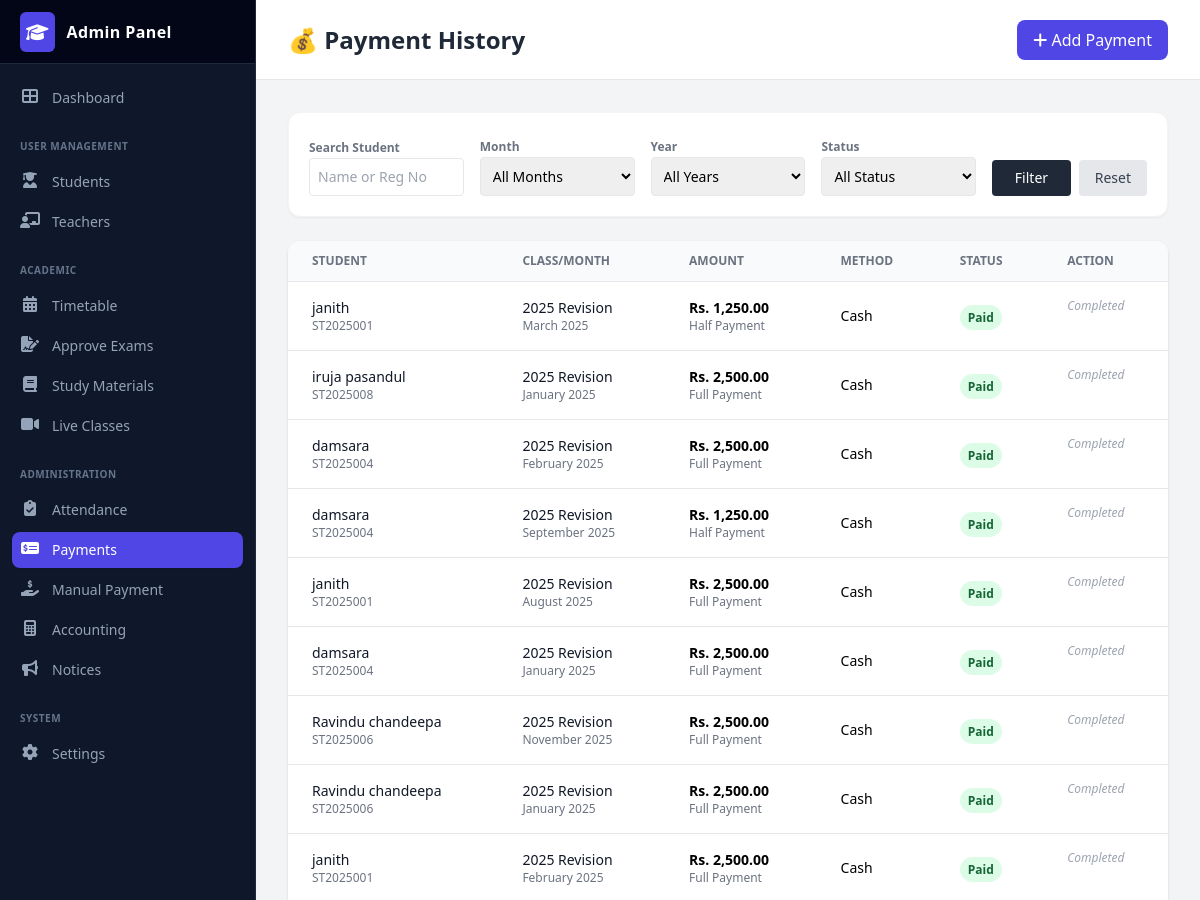
/admin/payments.php (signed in, upper part), run on an earlier commit of the app's database.
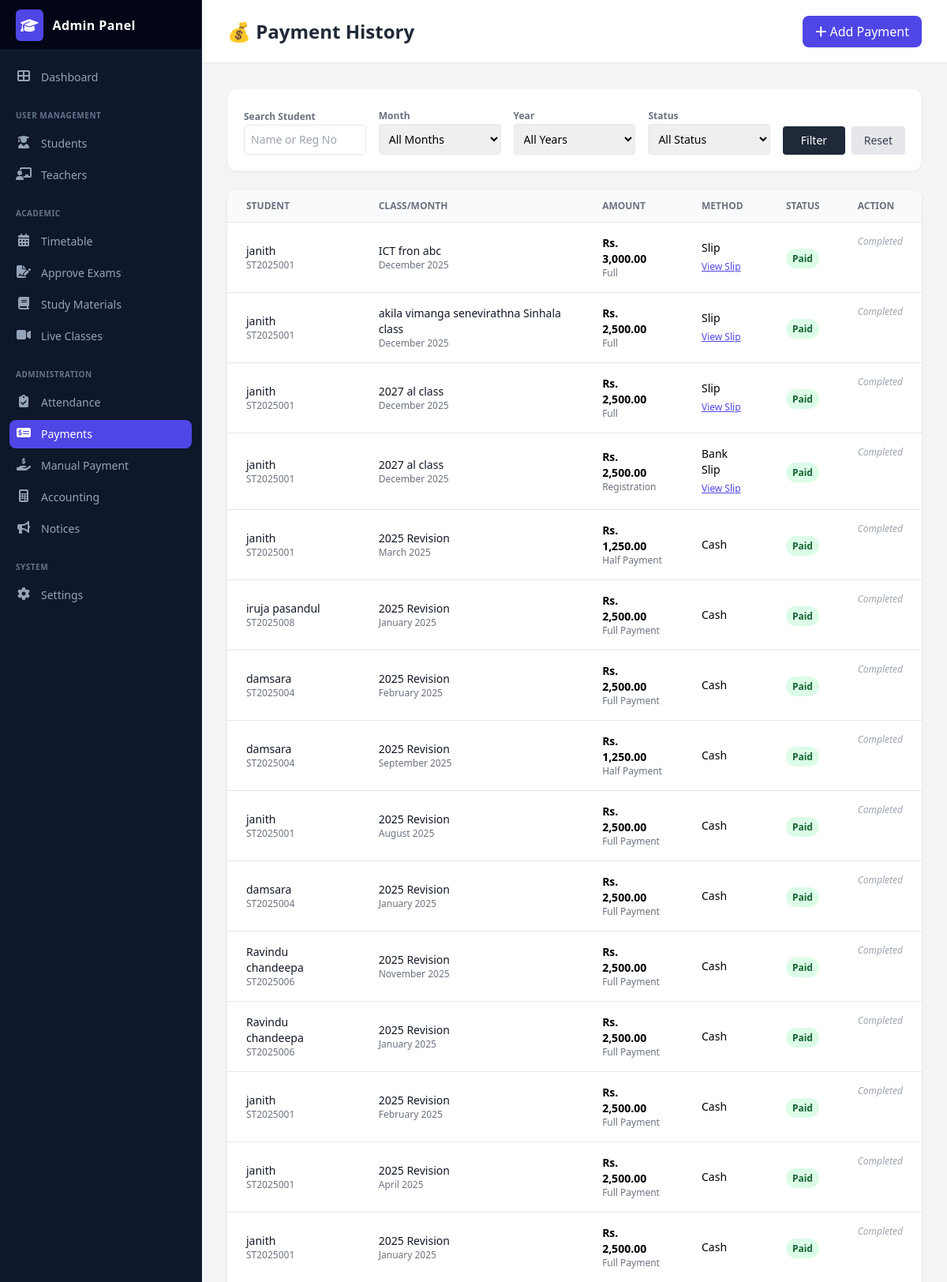
And on a later commit of the database.
### tables this page shows
CREATE TABLE `payments` (
  `payment_id` int(11) NOT NULL,
  `student_id` int(11) NOT NULL,
  `class_id` int(11) NOT NULL DEFAULT 1,
  `month` varchar(20) NOT NULL,
  `year` int(4) NOT NULL DEFAULT 2025,
  `amount` decimal(10,2) NOT NULL,
  `payment_status` enum('paid','pending','failed') NOT NULL DEFAULT 'paid',
  `transaction_id` varchar(100) DEFAULT NULL,
  `slip_image` varchar(255) DEFAULT NULL,
  `method` varchar(20) NOT NULL DEFAULT 'Cash',
  `payment_type` varchar(20) NOT NULL DEFAULT 'Full',
  `paid_date` datetime DEFAULT current_timestamp()
);

CREATE TABLE `students` (
  `student_id` int(11) NOT NULL,
  `reg_number` varchar(20) NOT NULL,
  `full_name` varchar(150) NOT NULL,
  `nic` varchar(20) NOT NULL,
  `dob` date NOT NULL,
  `gender` varchar(10) NOT NULL,
  `school` varchar(150) DEFAULT NULL,
  `address` text DEFAULT NULL,
  `student_phone` varchar(15) DEFAULT NULL,
  `parent_phone` varchar(15) NOT NULL,
  `email` varchar(150) NOT NULL,
  `stream` varchar(50) NOT NULL,
  `batch` varchar(10) NOT NULL,
  `photo` varchar(255) DEFAULT NULL,
  `registered_date` datetime DEFAULT current_timestamp(),
  `status` int(11) DEFAULT 1
);

CREATE TABLE `classes` (
  `class_id` int(11) NOT NULL,
  `class_name` varchar(100) NOT NULL,
  `stream` varchar(50) NOT NULL,
  `subject` varchar(50) NOT NULL,
  `teacher_name` varchar(100) DEFAULT NULL,
  `fee` decimal(10,2) NOT NULL,
  `day` varchar(20) DEFAULT NULL,
  `time` varchar(20) DEFAULT NULL,
  `status` tinyint(4) DEFAULT 1
);

### admin/payments.php (the view, shortened to what the changed rows need)
<?php
include('db_con.php');
$where_sql = "";
$sql = "SELECT p.*, s.full_name, s.reg_number, c.class_name
        FROM payments p
        LEFT JOIN students s ON p.student_id = s.student_id
        LEFT JOIN classes c ON p.class_id = c.class_id
        $where_sql
        ORDER BY p.paid_date DESC";
$result = $conn->query($sql);
?>
<!DOCTYPE html>
<html lang="en">
<head>
    <script src="https://cdn.tailwindcss.com"></script>
    <link rel="stylesheet" href="https://cdnjs.cloudflare.com/ajax/libs/font-awesome/6.4.0/css/all.min.css">
</head>
<body class="bg-gray-100 font-sans">
    <div class="flex h-screen overflow-hidden">
        <div class="flex-1 flex flex-col min-w-0 overflow-hidden ml-64">
            <header class="bg-white border-b h-20 flex items-center justify-between px-8">
                <h1 class="text-2xl font-bold text-gray-800">💰 Payment History</h1>
            </header>
            <main class="flex-1 overflow-y-auto p-8">
                <div class="bg-white rounded-xl shadow overflow-hidden">
                    <table class="min-w-full divide-y divide-gray-200">
                        <thead class="bg-gray-50">
                            <tr>
                                <th class="px-6 py-3 text-left text-xs font-bold text-gray-500 uppercase">Student</th>
                                <th class="px-6 py-3 text-left text-xs font-bold text-gray-500 uppercase">Class/Month</th>
                                <th class="px-6 py-3 text-left text-xs font-bold text-gray-500 uppercase">Amount</th>
                                <th class="px-6 py-3 text-left text-xs font-bold text-gray-500 uppercase">Method</th>
                                <th class="px-6 py-3 text-left text-xs font-bold text-gray-500 uppercase">Status</th>
                                <th class="px-6 py-3 text-left text-xs font-bold text-gray-500 uppercase">Action</th>
                            </tr>
                        </thead>
                        <tbody class="bg-white divide-y divide-gray-200">
                            <?php if ($result && $result->num_rows > 0): ?>
                                <?php while($row = $result->fetch_assoc()): ?>
                                <tr class="hover:bg-gray-50">
                                    <td class="px-6 py-4">
                                        <div class="text-sm font-medium text-gray-900"><?php echo htmlspecialchars($row['full_name']); ?></div>
                                        <div class="text-xs text-gray-500"><?php echo htmlspecialchars($row['reg_number']); ?></div>
                                    </td>
                                    <td class="px-6 py-4">
                                        <div class="text-sm text-gray-900"><?php echo htmlspecialchars($row['class_name']); ?></div>
                                        <div class="text-xs text-gray-500"><?php echo $row['month'] . ' ' . $row['year']; ?></div>
                                    </td>
                                    <td class="px-6 py-4">
                                        <div class="text-sm font-bold">Rs. <?php echo number_format($row['amount'], 2); ?></div>
                                        <div class="text-xs text-gray-500"><?php echo $row['payment_type']; ?></div>
                                    </td>
                                    <td class="px-6 py-4">
                                        <div class="text-sm"><?php echo $row['method']; ?></div>
                                        <?php if(!empty($row['slip_image'])): ?>
                                            <a href="../uploads/slips/<?php echo $row['slip_image']; ?>" target="_blank" class="text-xs text-indigo-600 underline">View Slip</a>
                                        <?php endif; ?>
                                    </td>
                                    <td class="px-6 py-4">
                                        <?php
                                            $st = strtolower($row['payment_status']);
                                            $color = ($st == 'paid') ? 'bg-green-100 text-green-800' : (($st == 'pending') ? 'bg-yellow-100 text-yellow-800' : 'bg-red-100 text-red-800');
                                        ?>
                                        <span class="px-2 py-1 rounded-full text-xs font-bold <?php echo $color; ?>"><?php echo ucfirst($st); ?></span>
                                    </td>
                                    <td class="px-6 py-4 flex gap-2">
                                        <?php if($st == 'pending'): ?>
                                            <a href="?approve_id=<?php echo $row['payment_id']; ?>" onclick="return confirm('Approve?')" class="text-green-600 hover:text-green-800" title="Approve"><i class="fas fa-check-circle text-xl"></i></a>
                                            <a href="?reject_id=<?php echo $row['payment_id']; ?>" onclick="return confirm('Reject?')" class="text-red-600 hover:text-red-800" title="Reject"><i class="fas fa-times-circle text-xl"></i></a>
                                        <?php else: ?>
                                            <span class="text-gray-400 text-xs italic">Completed</span>
                                        <?php endif; ?>
                                    </td>
                                </tr>
                                <?php endwhile; ?>
                            <?php else: ?>
                                <tr><td colspan="6" class="px-6 py-4 text-center text-gray-500">No records found.</td></tr>
                            <?php endif; ?>
                        </tbody>
                    </table>
                </div>
            </main>
        </div>
    </div>
</body>
</html>

What changed in the data, as far as the page shows it:
added payments: student.full_name "janith", student.reg_number "ST2025001", class.class_name "ICT fron abc", month "December", year "2025", amount "3,000.00", payment_type "Full", method "Slip", payment_status "Paid", shows "Completed"
added payments: student.full_name "janith", student.reg_number "ST2025001", class.class_name "akila vimanga senevirathna Sinhala class", month "December", year "2025", amount "2,500.00", payment_type "Full", method "Slip", payment_status "Paid", shows "Completed"
added payments: student.full_name "janith", student.reg_number "ST2025001", class.class_name "2027 al class", month "December", year "2025", amount "2,500.00", payment_type "Full", method "Slip", payment_status "Paid", shows "Completed"
added payments: student.full_name "janith", student.reg_number "ST2025001", class.class_name "2027 al class", month "December", year "2025", amount "2,500.00", payment_type "Registration", method "Bank Slip", payment_status "Paid", shows "Completed"
now on this page (row unchanged): payments: student.full_name "janith", student.reg_number "ST2025001", class.class_name "2025 Revision", month "April", year "2025", amount "2,500.00", payment_type "Full Payment", method "Cash", payment_status "Paid", shows "Completed"
now on this page (row unchanged): payments: student.full_name "janith", student.reg_number "ST2025001", class.class_name "2025 Revision", month "January", year "2025", amount "2,500.00", payment_type "Full Payment", method "Cash", payment_status "Paid", shows "Completed"
